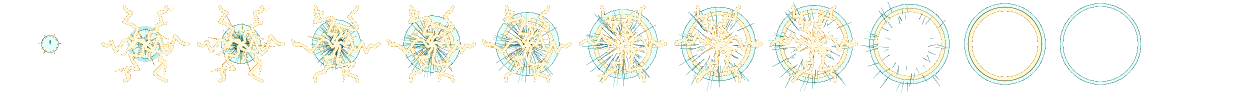
#> input picture assets/vfx/wirbelwille/orkanmantel_ausbruch.png, 2483 x 191 px (shown at 1/2 size)
$ python -i finish.py   (imports and definitions only)
#> lines starting #> are read from the running program, lines starting #| are printed output that depends on the picture
#> further down, picture is the input picture: PIL image 2483x191 RGBA; mean R, G, B, A 48.4, 49.8, 43.5, 56.5
#!/usr/bin/env python3
"""Baut aus den PixelLab-/vfx-Rohdaten Streifen fuer Godot und eine Bloom-Vorschau.

assets/vfx/wirbelwille/<name>.png  : Frames nebeneinander
assets/vfx/wirbelwille/effects.json: Framegroesse, Anzahl, Dauer je Frame, Schleife
Vorschau (nur Ansicht, nicht im Spiel): Pfad als Argument, z. B. /mnt/project-files/.../
    python3 -I tools/wirbelwille/finish.py [vorschau_ordner]
"""
import json, pathlib, sys
from PIL import Image, ImageChops, ImageFilter

ROOT = pathlib.Path(__file__).resolve().parents[2]
VFX = ROOT / "assets" / "vfx" / "wirbelwille"
RAW = VFX / "raw"


# [12 lines left out: function load, not called in this run]


def bloom(img, bg=(14, 16, 32)):
    """Additiver Glow wie im Spiel (WorldEnvironment glow): weich + breit ueber das Bild addieren."""
#> called with bg = (14, 16, 32)
    base = Image.new("RGB", img.size, bg)
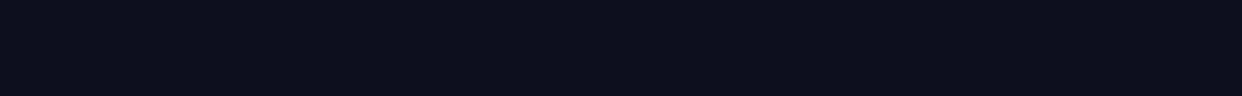
#> base: PIL image 2483x191 RGB (shown at 1/2 size); mean R, G, B 14, 16, 32
    base.paste(img, (0, 0), img)
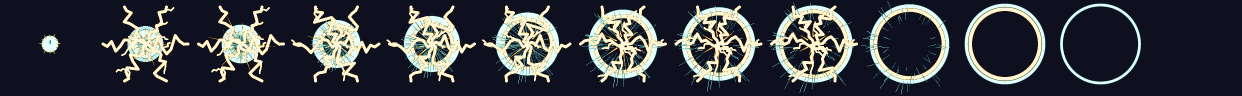
#> base: PIL image 2483x191 RGB (shown at 1/2 size); mean R, G, B 59.3, 62.3, 68.4
    lit = Image.new("RGB", img.size, (0, 0, 0))
#> lit: PIL image 2483x191 RGB; every value is 0
    lit.paste(img, (0, 0), img)
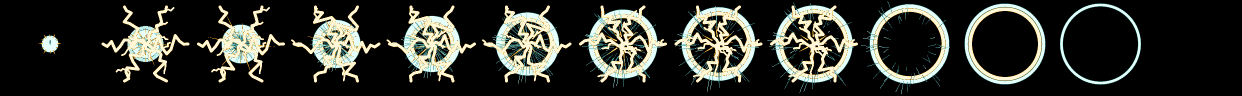
#> lit: PIL image 2483x191 RGB (shown at 1/2 size); mean R, G, B 48.4, 49.8, 43.5
    out = base
    for rad, k in ((2, 0.9), (6, 0.7), (14, 0.5)):
        g = lit.filter(ImageFilter.GaussianBlur(rad)).point(lambda v, k=k: int(v * k))
        out = ImageChops.add(out, g)
#> this loop made 3 passes
#> pass 1, in bloom, `g = lit.filter(ImageFilter.GaussianBlur(rad)).point(lambda v, k=k: int..`:
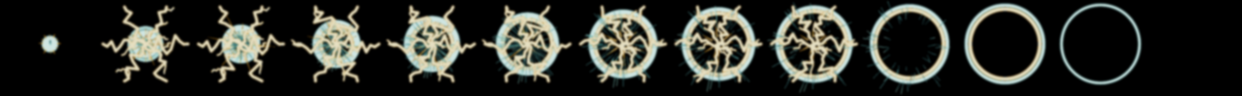
#> g: PIL image 2483x191 RGB (shown at 1/2 size); mean R, G, B 43.4, 44.7, 39
#> pass 1, in bloom, `out = ImageChops.add(out, g)`:
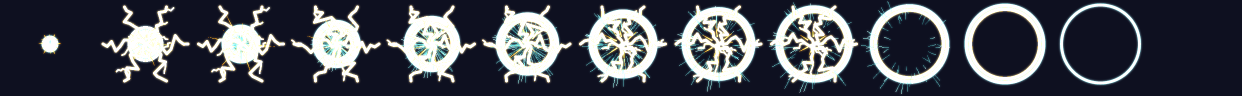
#> out: PIL image 2483x191 RGB (shown at 1/2 size); mean R, G, B 70.1, 73.3, 82.8
#> pass 2, in bloom, `g = lit.filter(ImageFilter.GaussianBlur(rad)).point(lambda v, k=k: int..`:
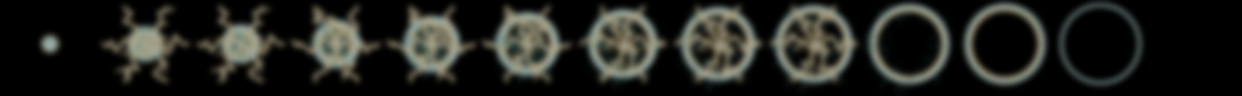
#> g: PIL image 2483x191 RGB (shown at 1/2 size); mean R, G, B 33.6, 34.6, 30.2
#> after the loop:
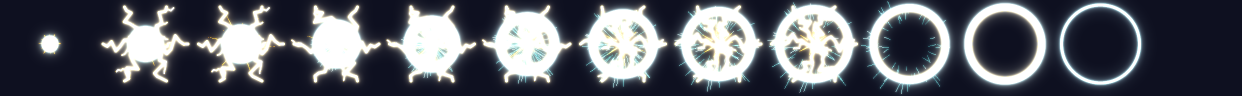
#> out: PIL image 2483x191 RGB (shown at 1/2 size); mean R, G, B 91.5, 94.6, 103.3
    return out


# [42 lines left out: function main, not called in this run]


# [2 lines not run here, left out]

>>> from PIL import Image
>>> picture = Image.open('../../assets/vfx/wirbelwille/orkanmantel_ausbruch.png')
>>> result = bloom(picture)
